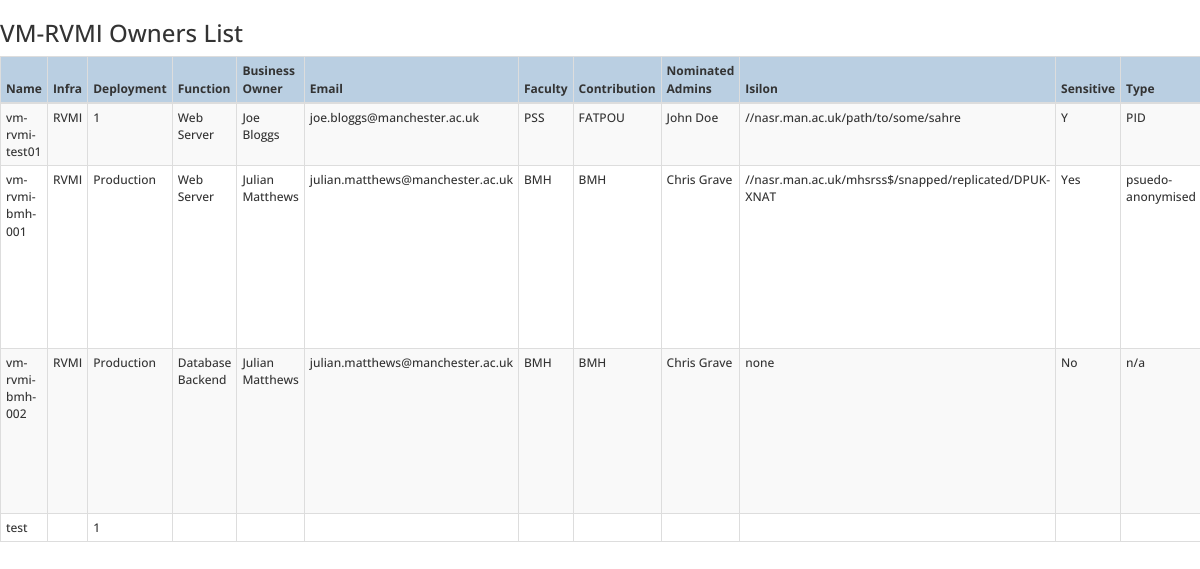
The page / on the database its author committed.
### owners/models.py (models this page shows, shortened)
class Virtual_Machine(models.Model):
    Name = models.CharField(blank=True,null=True, max_length=200)
    Infra = models.CharField(max_length=50, choices=INFRASTRUCTURE)
    Deployment = models.CharField(max_length=50, choices=DEPLOYMENT)
    Function = models.CharField(blank=True,null=True, max_length=200)
    Business_Owner = models.CharField(blank=True,null=True, max_length=200)
    Email = models.EmailField(blank=True,null=True, max_length=200)
    Faculty = models.CharField(max_length=50, choices=FACULTIES)
    Contribution = models.CharField(blank=True,null=True, max_length=200)
    Nominated_Admins = models.CharField(blank=True,null=True, max_length=200)
    Isilon = models.CharField(blank=True,null=True, max_length=200)
    Sensitive_Data = models.CharField(max_length=50, choices=SENSITIVEDATA)
    Type = models.CharField(blank=True,null=True, max_length=200)
    OS = models.CharField(blank=True,null=True, max_length=200)
    CPUcores = models.CharField(blank=True,null=True, max_length=200)
    Memory = models.CharField(blank=True,null=True, max_length=200)
    HDD = models.CharField(blank=True,null=True, max_length=200)
    DNS = models.URLField(blank=True,null=True, max_length=200)
    IP_Address = models.GenericIPAddressField(blank=True,null=True)
    Sysadmin1 = models.CharField(blank=True,null=True, max_length=200)
    Sysadmin2 = models.CharField(blank=True,null=True, max_length=200)
    Reference = models.CharField(blank=True,null=True, max_length=200)
    Notes = models.TextField(blank=True,null=True)
    Test = models.CharField(max_length=3, choices=SENSITIVEDATA)

### owners/views.py (the view)
# urls.py: url(r'^$', index),
def index(request):
    VM = Virtual_Machine.objects.all()
    return render(request, "index.html", {'owners' : VM})

### owners/templates/index.html (shortened to what this page needs)
<!DOCTYPE html>
<html lang="en">
<head>
    {% load static %}
    <link rel="stylesheet" href="https://maxcdn.bootstrapcdn.com/bootstrap/3.3.7/css/bootstrap.min.css">
</head>
<body>
<h2>VM-RVMI Owners List</h2>
<div style="overflow-x:auto;">
    <table class="sortable table table-striped table-bordered table-hover table-condensed">
        <tr bgcolor="#bacfe2">
	        <th>Name</th>
	        <th>Infra</th>
            <th>Deployment</th>
	        <th>Function</th>
	        <th>Business Owner</th>
	        <th>Email</th>
	        <th>Faculty</th>
	        <th>Contribution</th>
	        <th>Nominated Admins</th>
	        <th>Isilon</th>
	        <th>Sensitive</th>
	        <th>Type</th>
            </tr>
        {% for VM in owners %}
        <tr>
            <td>{{ VM.Name }}</td>
            <td>{{ VM.Infra }}</td>
            <td>{{ VM.Deployment }}</td>
            <td>{{ VM.Function }}</td>
            <td>{{ VM.Business_Owner }}</td>
            <td>{{ VM.Email }}</td>
            <td>{{ VM.Faculty }}</td>
            <td>{{ VM.Contribution }}</td>
            <td>{{ VM.Nominated_Admins }}</td>
            <td>{{ VM.Isilon }}</td>
            <td>{{ VM.Sensitive_Data }}</td>
            <td>{{ VM.Type }}</td>
        </tr>
        {% endfor %}
  </table>
  </div>
</body>
</html>

### owners/templates/index.html (style rules this page uses)
table { font-family: "Open Sans"; font-size: 14px; font-style: normal; font-variant: normal; font-weight: 500;font-size: 12px; }
h2 { font-family: "Open Sans"; font-size: 24px; font-style: normal; font-variant: normal; font-weight: 500; line-height: 26.4px; }

### rows shown on the page
Virtual_Machine: Name "vm-rvmi-test01", Infra "RVMI", Deployment "1", Function "Web Server", Business_Owner "Joe Bloggs", Email "joe.bloggs@manchester.ac.uk", Faculty "PSS", Contribution "FATPOU", Nominated_Admins "John Doe", Isilon "//nasr.man.ac.uk/path/to/some/sahre", Sensitive_Data "Y", Type "PID"
Virtual_Machine: Name "vm-rvmi-bmh-001", Infra "RVMI", Deployment "Production", Function "Web Server", Business_Owner "Julian Matthews", Email "julian.matthews@manchester.ac.uk", Faculty "BMH", Contribution "BMH", Nominated_Admins "Chris Grave", Isilon "//nasr.man.ac.uk/mhsrss$/snapped/replicated/DPUK-XNAT", Sensitive_Data "Yes", Type "psuedo-anonymised"
Virtual_Machine: Name "vm-rvmi-bmh-002", Infra "RVMI", Deployment "Production", Function "Database Backend", Business_Owner "Julian Matthews", Email "julian.matthews@manchester.ac.uk", Faculty "BMH", Contribution "BMH", Nominated_Admins "Chris Grave", Isilon "none", Sensitive_Data "No", Type "n/a"
Virtual_Machine: Name "test", Deployment "1"
